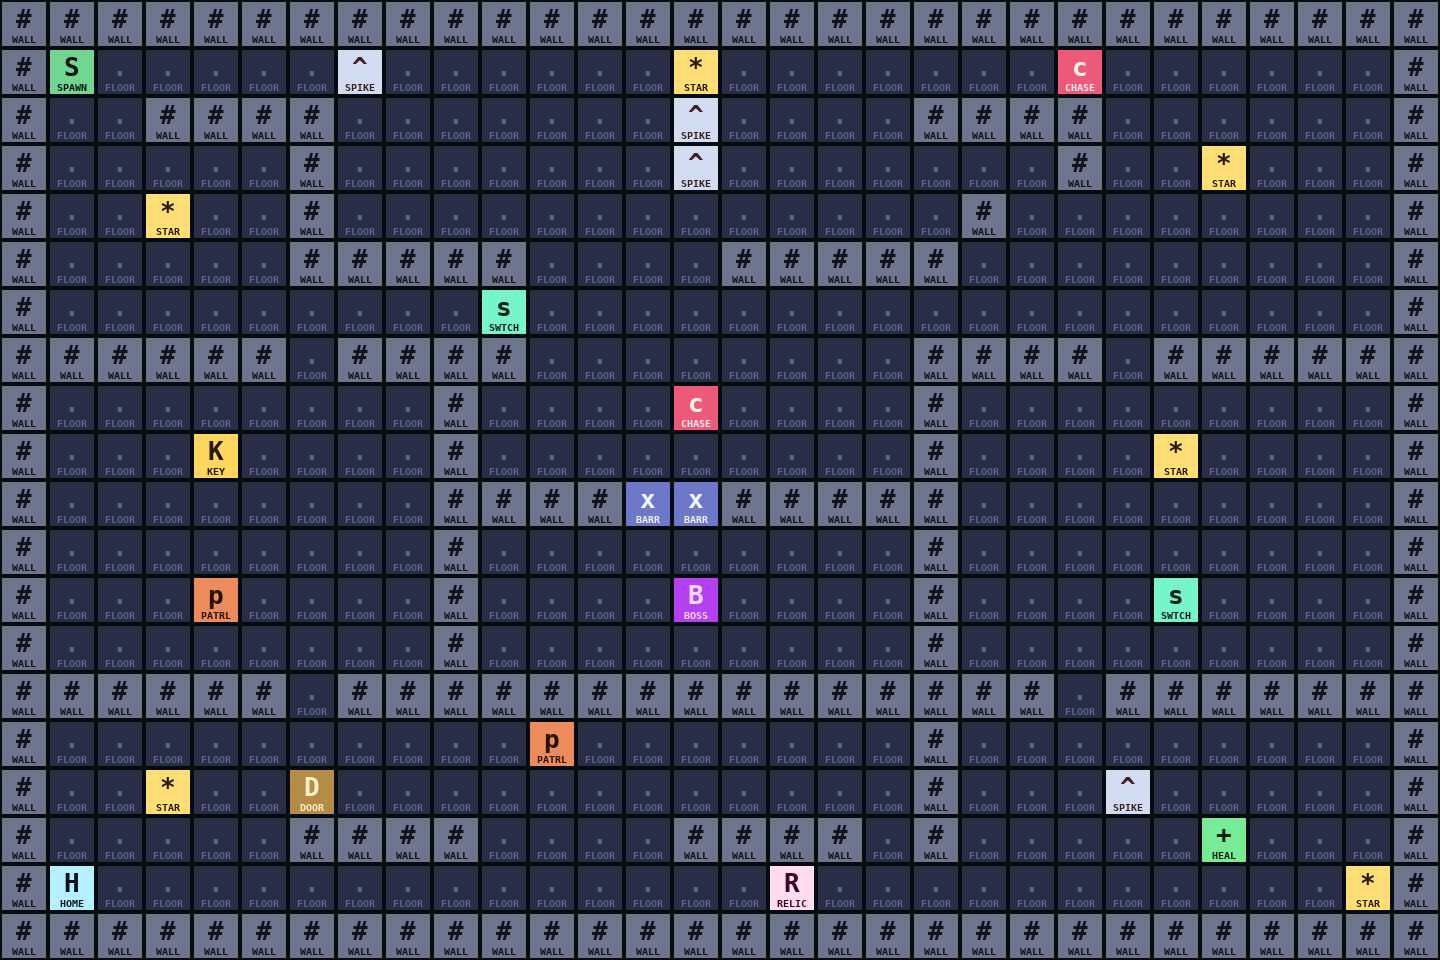

Below is a game level as drawn by its tile map, then a one-line description and the .tmx file that defines it, in full:
An orthogonal 30x20 tile map with 48x48 px tiles, 1 tile layer (ground).

<map version="1.10" tiledversion="1.10" orientation="orthogonal" renderorder="right-down" width="30" height="20" tilewidth="48" tileheight="48" infinite="0">
 <tileset firstgid="1" source="tileset.tsx" />
 <layer id="1" name="ground" width="30" height="20">
  <data encoding="csv">
1,1,1,1,1,1,1,1,1,1,1,1,1,1,1,1,1,1,1,1,1,1,1,1,1,1,1,1,1,1,
1,3,2,2,2,2,2,20,2,2,2,2,2,2,14,2,2,2,2,2,2,2,12,2,2,2,2,2,2,1,
1,2,2,1,1,1,1,2,2,2,2,2,2,2,20,2,2,2,2,1,1,1,1,2,2,2,2,2,2,1,
1,2,2,2,2,2,1,2,2,2,2,2,2,2,20,2,2,2,2,2,2,2,1,2,2,14,2,2,2,1,
1,2,2,14,2,2,1,2,2,2,2,2,2,2,2,2,2,2,2,2,1,2,2,2,2,2,2,2,2,1,
1,2,2,2,2,2,1,1,1,1,1,2,2,2,2,1,1,1,1,1,2,2,2,2,2,2,2,2,2,1,
1,2,2,2,2,2,2,2,2,2,18,2,2,2,2,2,2,2,2,2,2,2,2,2,2,2,2,2,2,1,
1,1,1,1,1,1,2,1,1,1,1,2,2,2,2,2,2,2,2,1,1,1,1,2,1,1,1,1,1,1,
1,2,2,2,2,2,2,2,2,1,2,2,2,2,12,2,2,2,2,1,2,2,2,2,2,2,2,2,2,1,
1,2,2,2,16,2,2,2,2,1,2,2,2,2,2,2,2,2,2,1,2,2,2,2,14,2,2,2,2,1,
1,2,2,2,2,2,2,2,2,1,1,1,1,19,19,1,1,1,1,1,2,2,2,2,2,2,2,2,2,1,
1,2,2,2,2,2,2,2,2,1,2,2,2,2,2,2,2,2,2,1,2,2,2,2,2,2,2,2,2,1,
1,2,2,2,13,2,2,2,2,1,2,2,2,2,11,2,2,2,2,1,2,2,2,2,18,2,2,2,2,1,
1,2,2,2,2,2,2,2,2,1,2,2,2,2,2,2,2,2,2,1,2,2,2,2,2,2,2,2,2,1,
1,1,1,1,1,1,2,1,1,1,1,1,1,1,1,1,1,1,1,1,1,1,2,1,1,1,1,1,1,1,
1,2,2,2,2,2,2,2,2,2,2,13,2,2,2,2,2,2,2,1,2,2,2,2,2,2,2,2,2,1,
1,2,2,14,2,2,17,2,2,2,2,2,2,2,2,2,2,2,2,1,2,2,2,20,2,2,2,2,2,1,
1,2,2,2,2,2,1,1,1,1,2,2,2,2,1,1,1,1,2,1,2,2,2,2,2,15,2,2,2,1,
1,7,2,2,2,2,2,2,2,2,2,2,2,2,2,2,10,2,2,2,2,2,2,2,2,2,2,2,14,1,
1,1,1,1,1,1,1,1,1,1,1,1,1,1,1,1,1,1,1,1,1,1,1,1,1,1,1,1,1,1
  </data>
 </layer>
</map>
